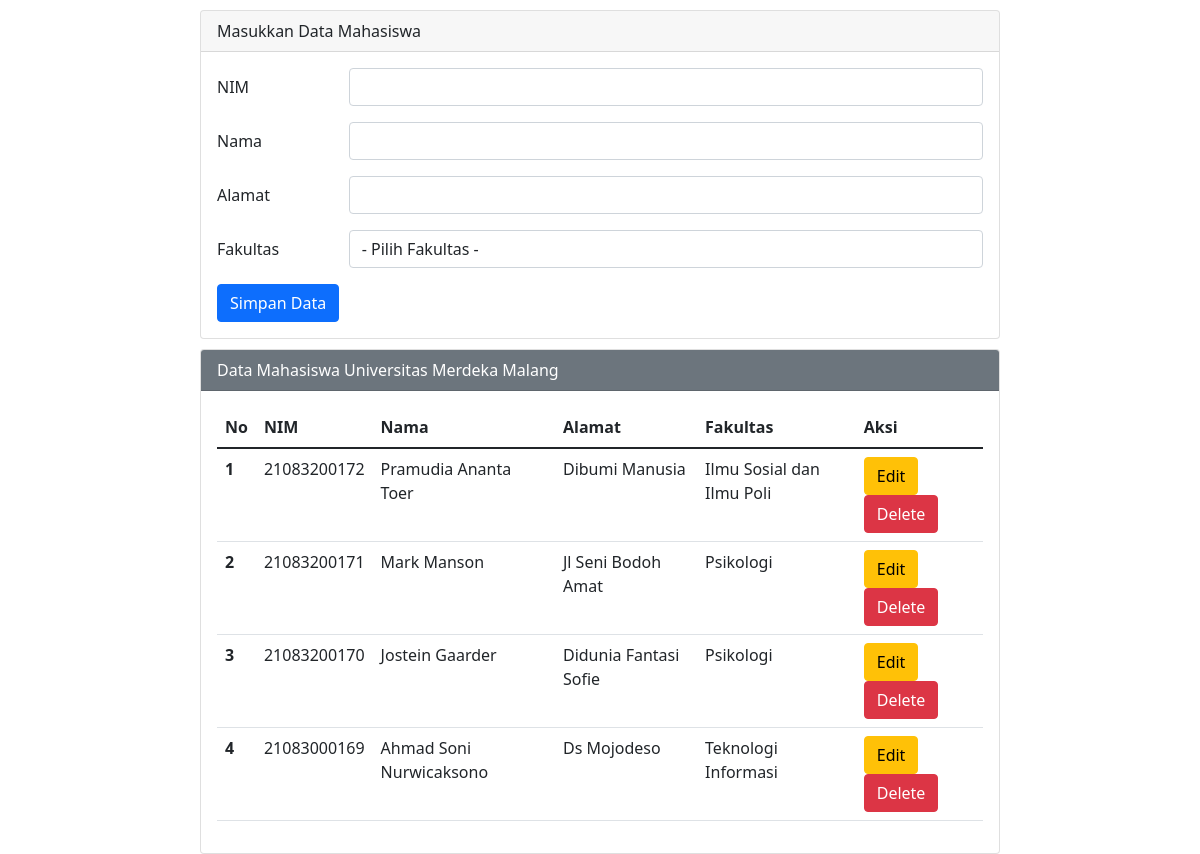
The page / on the database its author committed.
### tables this page shows
CREATE TABLE `mahasiswa` (
  `id` int(11) NOT NULL,
  `nim` varchar(25) NOT NULL,
  `nama` varchar(25) NOT NULL,
  `alamat` varchar(25) NOT NULL,
  `fakultas` varchar(25) NOT NULL
);

### index.php (the view, shortened to what this page needs)
<?php
$host       = "localhost";
$user       = "root";
$pass       = "";
$db         = "akademik";
$koneksi    = mysqli_connect($host, $user, $pass, $db);
$nim        = "";
$nama       = "";
$alamat     = "";
?>
<!DOCTYPE html>
<html lang="en">
<head>
    <link href="https://cdn.jsdelivr.net/npm/bootstrap@5.1.3/dist/css/bootstrap.min.css" rel="stylesheet">
</head>
<body>
    <div class="mx-auto">
        <div class="card">
            <div class="card-header">
                Masukkan Data Mahasiswa
            </div>
            <div class="card-body">
                <form action="" method="POST">
                    <div class="mb-3 row">
                        <label for="nim" class="col-sm-2 col-form-label">NIM</label>
                        <div class="col-sm-10">
                            <input type="text" class="form-control" id="nim" name="nim" value="<?php echo $nim ?>">
                        </div>
                    </div>
                    <div class="mb-3 row">
                        <label for="nama" class="col-sm-2 col-form-label">Nama</label>
                        <div class="col-sm-10">
                            <input type="text" class="form-control" id="nama" name="nama" value="<?php echo $nama ?>">
                        </div>
                    </div>
                    <div class="mb-3 row">
                        <label for="alamat" class="col-sm-2 col-form-label">Alamat</label>
                        <div class="col-sm-10">
                            <input type="text" class="form-control" id="alamat" name="alamat" value="<?php echo $alamat ?>">
                        </div>
                    </div>
                    <div class="mb-3 row">
                        <label for="fakultas" class="col-sm-2 col-form-label">Fakultas</label>
                        <div class="col-sm-10">
                            <select class="form-control" name="fakultas" id="fakultas">
                                <option value="">- Pilih Fakultas -</option>
                            </select>
                        </div>
                    </div>
                    <div class="col-12">
                        <input type="submit" name="simpan" value="Simpan Data" class="btn btn-primary" />
                    </div>
                </form>
            </div>
        </div>
        <div class="card">
            <div class="card-header text-white bg-secondary">
                Data Mahasiswa Universitas Merdeka Malang
            </div>
            <div class="card-body">
                <table class="table">
                    <thead>
                        <tr>
                            <th scope="col">No</th>
                            <th scope="col">NIM</th>
                            <th scope="col">Nama</th>
                            <th scope="col">Alamat</th>
                            <th scope="col">Fakultas</th>
                            <th scope="col">Aksi</th>
                        </tr>
                    </thead>
                    <tbody>
                        <?php
                        $sql2   = "select * from mahasiswa order by id desc";
                        $q2     = mysqli_query($koneksi, $sql2);
                        $urut   = 1;
                        while ($r2 = mysqli_fetch_array($q2)) {
                            $id         = $r2['id'];
                            $nim        = $r2['nim'];
                            $nama       = $r2['nama'];
                            $alamat     = $r2['alamat'];
                            $fakultas   = $r2['fakultas'];
                        ?>
                            <tr>
                                <th scope="row"><?php echo $urut++ ?></th>
                                <td scope="row"><?php echo $nim ?></td>
                                <td scope="row"><?php echo $nama ?></td>
                                <td scope="row"><?php echo $alamat ?></td>
                                <td scope="row"><?php echo $fakultas ?></td>
                                <td scope="row">
                                    <a href="index.php?op=edit&id=<?php echo $id ?>"><button type="button" class="btn btn-warning">Edit</button></a>
                                    <a href="index.php?op=delete&id=<?php echo $id?>" onclick="return confirm('Yakin mau delete data?')"><button type="button" class="btn btn-danger">Delete</button></a>
                                </td>
                            </tr>
                        <?php
                        }
                        ?>
                    </tbody>
                </table>
            </div>
        </div>
    </div>
</body>
</html>

### index.php (style rules this page uses)
.mx-auto { width: 800px }
.card { margin-top: 10px; }

### rows shown on the page
mahasiswa: nim "21083200172", nama "Pramudia Ananta Toer", alamat "Dibumi Manusia", fakultas "Ilmu Sosial dan Ilmu Poli"
mahasiswa: nim "21083200171", nama "Mark Manson", alamat "Jl Seni Bodoh Amat", fakultas "Psikologi"
mahasiswa: nim "21083200170", nama "Jostein Gaarder", alamat "Didunia Fantasi Sofie", fakultas "Psikologi"
mahasiswa: nim "21083000169", nama "Ahmad Soni Nurwicaksono", alamat "Ds Mojodeso", fakultas "Teknologi Informasi"
